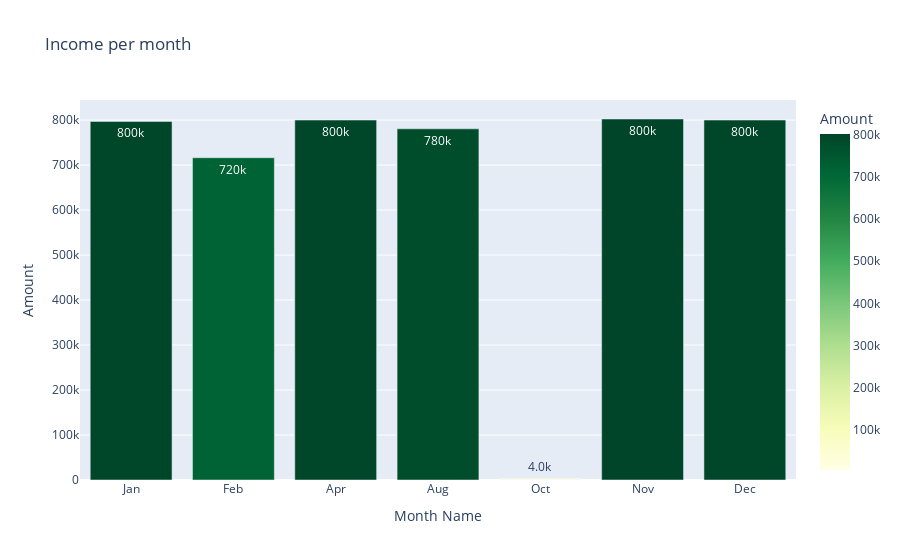

Notebook source saved alongside this figure:
### Code cell
income_monthly_2022 = make_monthly_bar_chart(df, 2022, 'Income')
income_monthly_2022

### Figure 1 — Plotly figure (JSON) as saved in the notebook; plotly's stock layout.template omitted (floating-point values rounded to 4 significant figures)
{"data": [{"alignmentgroup": "True", "hovertemplate": "Month Name=%{x}<br>Amount=%{marker.color}<extra></extra>", "legendgroup": "", "marker": {"color": [796900.0, 716321, 800000, 780500.0, 4044.0, 802400.0, 800000], "coloraxis": "coloraxis", "pattern": {"shape": ""}}, "name": "", "offsetgroup": "", "orientation": "v", "showlegend": false, "textposition": "auto", "texttemplate": "%{y:.2s}", "type": "bar", "x": ["Jan", "Feb", "Apr", "Aug", "Oct", "Nov", "Dec"], "xaxis": "x", "y": [796900.0, 716321, 800000, 780500.0, 4044.0, 802400.0, 800000], "yaxis": "y"}], "layout": {"barmode": "relative", "coloraxis": {"colorbar": {"title": {"text": "Amount"}}, "colorscale": [[0, "rgb(255,255,229)"], [0.125, "rgb(247,252,185)"], [0.25, "rgb(217,240,163)"], [0.375, "rgb(173,221,142)"], [0.5, "rgb(120,198,121)"], [0.625, "rgb(65,171,93)"], [0.75, "rgb(35,132,67)"], [0.875, "rgb(0,104,55)"], [1, "rgb(0,69,41)"]]}, "legend": {"tracegroupgap": 0}, "title": {"text": "Income per month"}, "xaxis": {"anchor": "y", "domain": [0, 1], "title": {"text": "Month Name"}}, "yaxis": {"anchor": "x", "domain": [0, 1], "title": {"text": "Amount"}}}}
